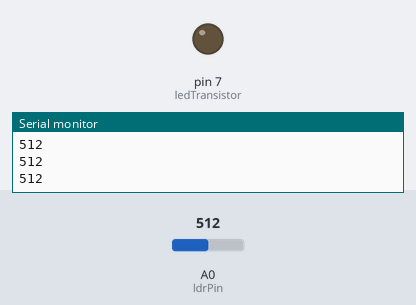
Recording of a sketch running on a simulated Arduino Uno, built with avr-gcc and run on an emulated ATmega328P. Shown: output pins drawn as LEDs (lit = HIGH), the last lines printed to the serial monitor. The inputs (shaded band) are chosen by the test bench; at power-on: A0 (ldrPin) = 512.

Above: at 1.2 s.
1.3 s: A0 (ldrPin) set to 109
2.8 s: A0 (ldrPin) set to 92
At 3.1 s:
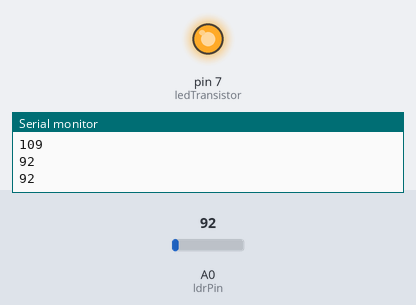
4.3 s: A0 (ldrPin) set to 110
At 5.6 s:
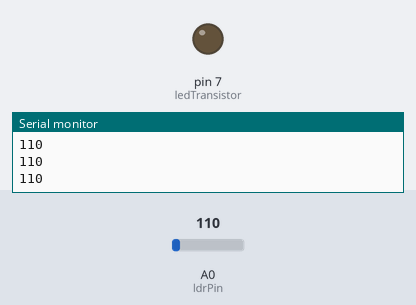
5.9 s: A0 (ldrPin) set to 90
At 6.9 s:
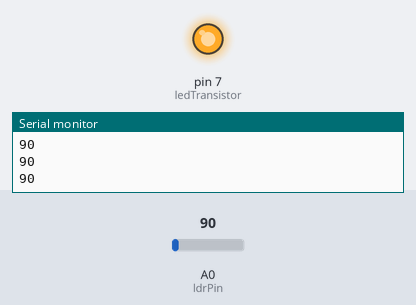
Timing chart, 0 to 8.5 s (numbered marks = the images above; inputs shaded):
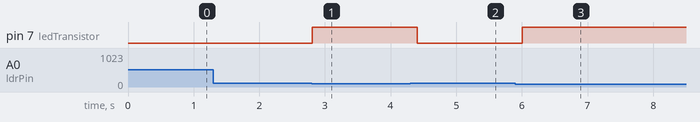

The sketch:

Light_system.ino
```cpp
const int ldrPin = A0;      // LDR input
const int ledTransistor = 7; // Base resistor connected here
const int threshold = 100;   // Adjust this depending on your LDR readings

void setup() {
  pinMode(ledTransistor, OUTPUT);
  Serial.begin(9600);
}

void loop() {
  int lightValue = analogRead(ldrPin);
  Serial.println(lightValue);

  if (lightValue < threshold) {
    digitalWrite(ledTransistor, HIGH);  // turn LEDs on when dark
  } else {
    digitalWrite(ledTransistor, LOW);   // turn off when bright
  }
  delay(200);
}
```

Measured:
- the behaviour switches between 100 and 99 on A0 (ldrPin) (found by bisection; images 0 and 1)
- after the input at 2.8 s, pin 7 (ledTransistor): LOW → HIGH at once
- after the input at 4.3 s, pin 7 (ledTransistor): HIGH → LOW after 0.11 s
- after the input at 5.9 s, pin 7 (ledTransistor): LOW → HIGH after 0.11 s
